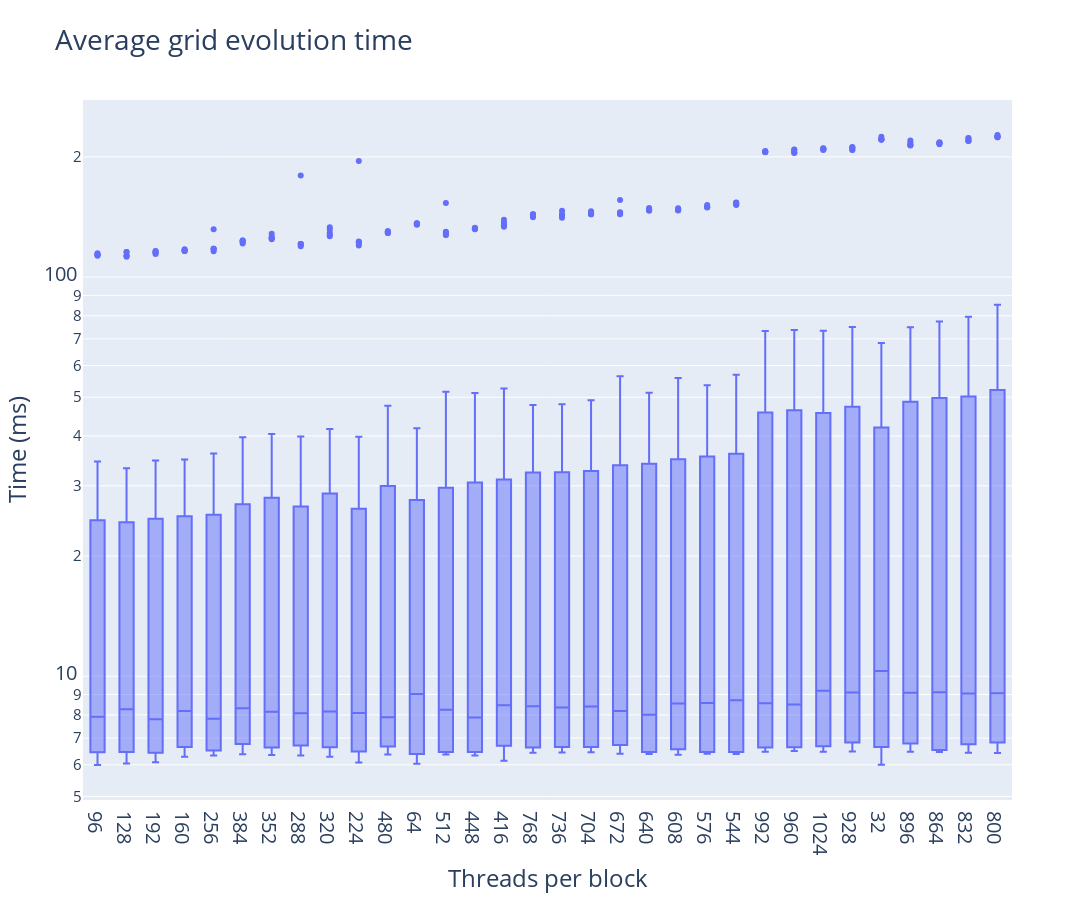

Notebook cell for this chart:
### Code cell
# gdf = k_df[k_df['size'] == 4096]
gdf = k_df
fig = go.Figure(go.Box(x=gdf['threads'], y=gdf['totalEvolveTime']/1e6))
fig.update_layout(title="Average grid evolution time", xaxis_title='Threads per block', yaxis_title="Time (ms)", barmode='stack', xaxis={'categoryorder':'total ascending'}, **layout_settings)
fig.update_yaxes(type="log")
fig.show()

### Figure 1 — Plotly figure (JSON) as saved in the notebook; plotly's stock layout.template omitted (floating-point values rounded to 4 significant figures; data arrays with more than 128 entries replaced by an {"elided": "..."} marker saying what was removed)
{"data": [{"type": "box", "x": {"elided": "1280 str values"}, "y": {"elided": "1280 float values"}}], "layout": {"barmode": "stack", "font": {"size": 20}, "height": 900, "title": {"text": "Average grid evolution time"}, "width": 1500, "xaxis": {"categoryorder": "total ascending", "title": {"text": "Threads per block"}}, "yaxis": {"title": {"text": "Time (ms)"}, "type": "log"}}}
